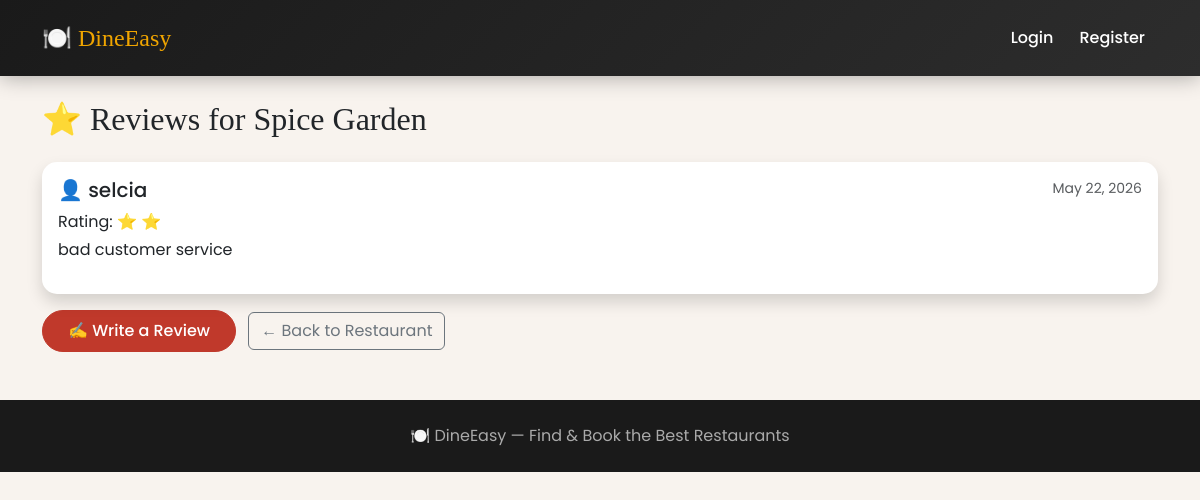
/reviews/1/, run on the app's committed database.
### restaurants/models.py (models this page shows, shortened)
class Restaurant(models.Model):
    name=models.CharField(max_length=100)
    description=models.TextField()
    cuisine=models.CharField(max_length=50)
    location=models.CharField(max_length=500)
    image=models.ImageField(upload_to='restaurants/',blank=True,null=True)
    owner=models.ForeignKey(CustomUser,on_delete=models.CASCADE)
    is_approved=models.BooleanField(default=False)
    created_at=models.DateTimeField(auto_now_add=True)

### reviews/models.py (models this page shows, shortened)
class Review(models.Model):
    customer=models.ForeignKey(CustomUser,on_delete=models.CASCADE)
    restaurant=models.ForeignKey(Restaurant,on_delete=models.CASCADE)
    rating=models.IntegerField()
    comment=models.TextField()
    created_at=models.DateTimeField(auto_now_add=True)

### accounts/models.py (models this page shows, shortened)
class CustomUser(AbstractUser):
    ROLE_CHOICES=(
        ('customer','Customer'),
        ('restaurant_admin','Restaurant Admin'),
        ('super_admin','Super Admin'),
    )
    role=models.CharField(max_length=50,choices=ROLE_CHOICES,default='customer')
    phone=models.CharField(max_length=20,blank=True)
    profile_pic=models.ImageField(upload_to='profile_pics',blank=True,null=True)

### reviews/views.py (the view)
# urls.py: path('<int:restaurant_id>/',views.review_list,name='review_list'),
def review_list(request,restaurant_id):
    restaurant=get_object_or_404(Restaurant,pk=restaurant_id)
    reviews=Review.objects.filter(restaurant=restaurant)
    return render(request,'reviews/review_list.html',
                  {'restaurant':restaurant,
                   'reviews':reviews})

### templates/reviews/review_list.html (shortened to what this page needs)
{% extends 'base.html' %}
{% block content %}
<h2 class="mb-4">⭐ Reviews for {{ restaurant.name }}</h2>
{% for review in reviews %}
    <div class="card shadow mb-3">
        <div class="card-body">
            <div class="d-flex justify-content-between">
                <h5>👤 {{ review.customer.username }}</h5>
                <span class="text-muted small">{{ review.created_at|date:"M d, Y" }}</span>
            </div>
            <p class="mb-1">
                Rating:
                {% for i in "12345" %}
                    {% if forloop.counter <= review.rating %}⭐{% endif %}
                {% endfor %}
            </p>
            <p>{{ review.comment }}</p>
        </div>
    </div>
{% empty %}
    <div class="alert alert-info">No reviews yet! Be the first to review!</div>
{% endfor %}
<div class="mt-3">
    <a href="{% url 'add_review' restaurant.pk %}" class="btn btn-danger me-2">✍️ Write a Review</a>
    <a href="{% url 'restaurant_detail' restaurant.pk %}" class="btn btn-outline-secondary">← Back to Restaurant</a>
</div>
{% endblock %}

### templates/base.html (style rules this page uses)
body { font-family: 'Poppins', sans-serif; background-color: #f8f3ee; min-height: 100vh; }
.btn-danger { background-color: #c0392b; border-color: #c0392b; border-radius: 25px; padding: 8px 25px; font-weight: 500; }
.card { border: none; border-radius: 15px; transition: transform 0.3s, box-shadow 0.3s; }
h1, h2, h3 { font-family: 'Playfair Display', serif; }

### data on the page
Restaurant: name "Spice Garden"
Review: customer.username "selcia", created_at "May 22, 2026", rating 2 (drawn), comment "bad customer service"
